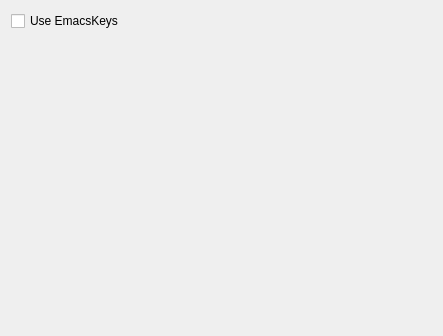
<?xml version="1.0" encoding="UTF-8"?>
<ui version="4.0">
 <class>EmacsKeysOptionPage</class>
 <widget class="QWidget" name="EmacsKeysOptionPage">
  <property name="geometry">
   <rect>
    <x>0</x>
    <y>0</y>
    <width>443</width>
    <height>336</height>
   </rect>
  </property>
  <layout class="QVBoxLayout" name="verticalLayout">
   <item>
    <widget class="QCheckBox" name="checkBoxUseEmacsKeys">
     <property name="text">
      <string>Use EmacsKeys</string>
     </property>
    </widget>
   </item>
   <item>
    <layout class="QHBoxLayout" name="horizontalLayout">
     <item>
      <spacer name="horizontalSpacer">
       <property name="orientation">
        <enum>Qt::Horizontal</enum>
       </property>
       <property name="sizeHint" stdset="0">
        <size>
         <width>40</width>
         <height>20</height>
        </size>
       </property>
      </spacer>
     </item>
    </layout>
   </item>
   <item>
    <spacer name="verticalSpacer">
     <property name="orientation">
      <enum>Qt::Vertical</enum>
     </property>
     <property name="sizeHint" stdset="0">
      <size>
       <width>20</width>
       <height>1</height>
      </size>
     </property>
    </spacer>
   </item>
  </layout>
 </widget>
 <resources/>
 <connections/>
</ui>
